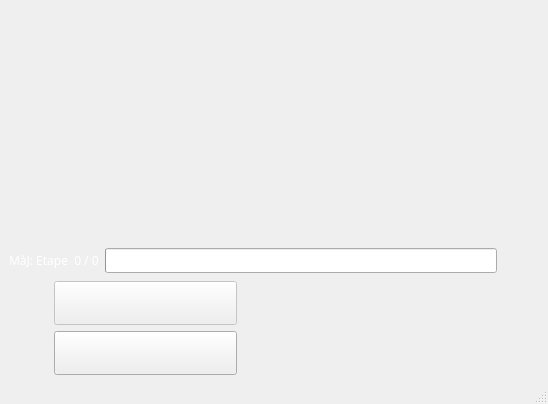
<?xml version="1.0" encoding="UTF-8"?>
<ui version="4.0">
 <class>MainWindow</class>
 <widget class="QMainWindow" name="MainWindow">
  <property name="geometry">
   <rect>
    <x>0</x>
    <y>0</y>
    <width>548</width>
    <height>404</height>
   </rect>
  </property>
  <property name="minimumSize">
   <size>
    <width>548</width>
    <height>404</height>
   </size>
  </property>
  <property name="maximumSize">
   <size>
    <width>548</width>
    <height>404</height>
   </size>
  </property>
  <property name="sizeIncrement">
   <size>
    <width>0</width>
    <height>0</height>
   </size>
  </property>
  <property name="mouseTracking">
   <bool>false</bool>
  </property>
  <property name="windowTitle">
   <string>Hysilios Launcher</string>
  </property>
  <property name="autoFillBackground">
   <bool>true</bool>
  </property>
  <property name="styleSheet">
   <string notr="true"/>
  </property>
  <property name="animated">
   <bool>true</bool>
  </property>
  <widget class="QWidget" name="centralwidget">
   <layout class="QGridLayout" name="gridLayout">
    <item row="6" column="3">
     <spacer name="verticalSpacer">
      <property name="orientation">
       <enum>Qt::Vertical</enum>
      </property>
      <property name="sizeHint" stdset="0">
       <size>
        <width>20</width>
        <height>40</height>
       </size>
      </property>
     </spacer>
    </item>
    <item row="14" column="3">
     <layout class="QVBoxLayout" name="verticalLayout">
      <property name="topMargin">
       <number>30</number>
      </property>
      <item>
       <widget class="QLabel" name="labelForum">
        <property name="font">
         <font>
          <family>Comic Sans MS</family>
          <pointsize>11</pointsize>
          <italic>true</italic>
         </font>
        </property>
        <property name="styleSheet">
         <string notr="true">margin-left:30px;
</string>
        </property>
        <property name="text">
         <string>&lt;!DOCTYPE HTML PUBLIC &quot;-//W3C//DTD HTML 4.0//EN&quot; &quot;http://www.w3.org/TR/REC-html40/strict.dtd&quot;&gt;
&lt;html&gt;&lt;head&gt;&lt;meta name=&quot;qrichtext&quot; content=&quot;1&quot; /&gt;&lt;style type=&quot;text/css&quot;&gt;
p, li { white-space: pre-wrap; }
&lt;/style&gt;&lt;/head&gt;&lt;body style=&quot; font-family:'MS Shell Dlg 2'; font-size:8.25pt; font-weight:400; font-style:normal;&quot;&gt;
&lt;p style=&quot; margin-top:0px; margin-bottom:0px; margin-left:0px; margin-right:0px; -qt-block-indent:0; text-indent:0px;&quot;&gt;&lt;a href=&quot;http://www.funky-emu.net/&quot;&gt;&lt;span style=&quot; font-size:11pt; font-weight:600; color:#0000ff;&quot;&gt;&lt;img src=&quot;launcherDesign/forum.png&quot; /&gt;&lt;/span&gt;&lt;/a&gt;&lt;/p&gt;&lt;/body&gt;&lt;/html&gt;</string>
        </property>
        <property name="openExternalLinks">
         <bool>true</bool>
        </property>
       </widget>
      </item>
      <item>
       <widget class="QLabel" name="labelSite">
        <property name="styleSheet">
         <string notr="true">margin-left:30px;
</string>
        </property>
        <property name="text">
         <string>&lt;a href=&quot;http://crisis-like.servegame.com/&quot;&gt;&lt;img src=&quot;launcherDesign/site.png&quot; /&gt;&lt;/a&gt;
</string>
        </property>
        <property name="textFormat">
         <enum>Qt::RichText</enum>
        </property>
        <property name="openExternalLinks">
         <bool>true</bool>
        </property>
       </widget>
      </item>
     </layout>
    </item>
    <item row="8" column="0">
     <layout class="QHBoxLayout" name="horizontalLayout_2">
      <item>
       <widget class="QLabel" name="labelEtapes">
        <property name="font">
         <font>
          <family>Corbel</family>
         </font>
        </property>
        <property name="styleSheet">
         <string notr="true">color:rgb(255, 255, 255);</string>
        </property>
        <property name="text">
         <string>MàJ: Etape  0 / 0</string>
        </property>
       </widget>
      </item>
      <item>
       <widget class="QProgressBar" name="progression">
        <property name="enabled">
         <bool>true</bool>
        </property>
        <property name="font">
         <font>
          <family>Corbel</family>
          <weight>75</weight>
          <bold>true</bold>
         </font>
        </property>
        <property name="styleSheet">
         <string notr="true">color:rgb(255, 255, 255);</string>
        </property>
        <property name="value">
         <number>0</number>
        </property>
       </widget>
      </item>
     </layout>
    </item>
    <item row="14" column="0">
     <layout class="QVBoxLayout" name="verticalLayout_2">
      <property name="leftMargin">
       <number>45</number>
      </property>
      <property name="topMargin">
       <number>0</number>
      </property>
      <property name="bottomMargin">
       <number>0</number>
      </property>
      <item>
       <widget class="QPushButton" name="play">
        <property name="enabled">
         <bool>false</bool>
        </property>
        <property name="minimumSize">
         <size>
          <width>163</width>
          <height>44</height>
         </size>
        </property>
        <property name="maximumSize">
         <size>
          <width>183</width>
          <height>40</height>
         </size>
        </property>
        <property name="styleSheet">
         <string notr="true">border-image: url(launcherDesign/play.png);</string>
        </property>
        <property name="text">
         <string/>
        </property>
       </widget>
      </item>
      <item>
       <widget class="QPushButton" name="startMAJ">
        <property name="enabled">
         <bool>true</bool>
        </property>
        <property name="minimumSize">
         <size>
          <width>163</width>
          <height>44</height>
         </size>
        </property>
        <property name="maximumSize">
         <size>
          <width>183</width>
          <height>40</height>
         </size>
        </property>
        <property name="styleSheet">
         <string notr="true">border-image: url(launcherDesign/checkVersionBIS.png);</string>
        </property>
        <property name="text">
         <string/>
        </property>
       </widget>
      </item>
     </layout>
    </item>
   </layout>
  </widget>
  <widget class="QMenuBar" name="menubar">
   <property name="geometry">
    <rect>
     <x>0</x>
     <y>0</y>
     <width>548</width>
     <height>21</height>
    </rect>
   </property>
  </widget>
  <widget class="QStatusBar" name="statusbar"/>
 </widget>
 <resources/>
 <connections/>
</ui>
